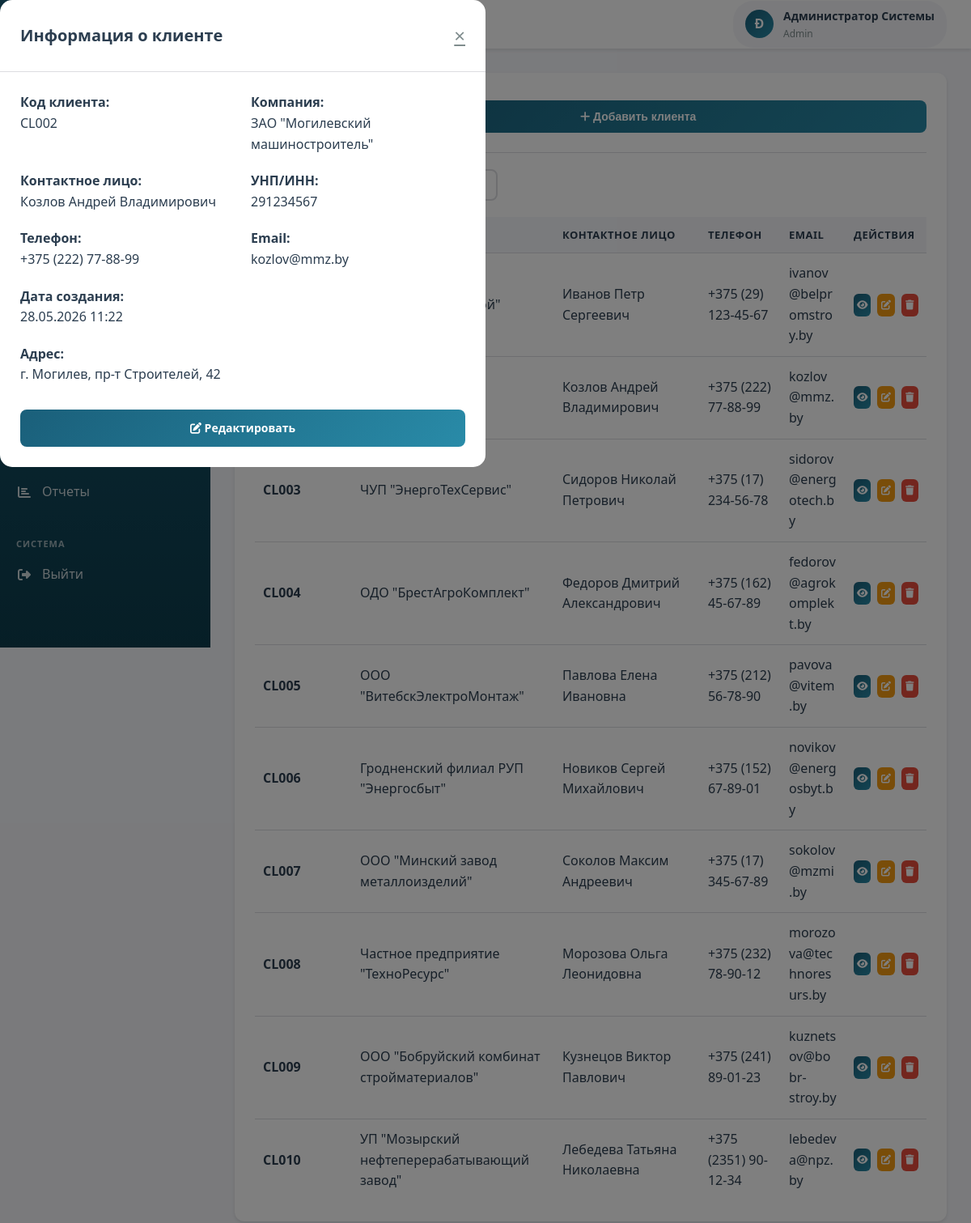
/modules/clients/index.php?view=2 (signed in), run on the app's committed database.
### tables this page shows
CREATE TABLE clients (
    id INT AUTO_INCREMENT PRIMARY KEY,
    client_code VARCHAR(50) NOT NULL UNIQUE,
    company_name VARCHAR(200),
    contact_person VARCHAR(100),
    inn VARCHAR(20),
    address TEXT,
    phone VARCHAR(20),
    email VARCHAR(100),
    website VARCHAR(200),
    payment_terms TEXT,
    created_at TIMESTAMP DEFAULT CURRENT_TIMESTAMP,
    updated_at TIMESTAMP DEFAULT CURRENT_TIMESTAMP ON UPDATE CURRENT_TIMESTAMP
);

### includes/config.php (called while the page is built, shortened)
<?php
function isLoggedIn() {
    return isset($_SESSION['user_id']) && isset($_SESSION['user_role']);
}
function hasRole($allowedRoles) {
    return in_array($_SESSION['user_role'], $allowedRoles);
}
?>

### modules/clients/index.php (the view, shortened to what this page needs)
<?php
require_once '../../includes/config.php';
$pdo = getDBConnection();
if (isset($_GET['view'])) {
    try {
        $clientId = (int)$_GET['view'];
        $stmt = $pdo->prepare("SELECT * FROM clients WHERE id = :id");
        $stmt->execute([':id' => $clientId]);
        $viewClient = $stmt->fetch();
    } catch (PDOException $e) {
        $error = 'Ошибка загрузки данных клиента';
        error_log($e->getMessage());
    }
}
try {
    $stmt = $pdo->query("SELECT * FROM clients ORDER BY created_at DESC");
    $clients = $stmt->fetchAll();
} catch (PDOException $e) {
    $error = 'Ошибка загрузки данных';
    $clients = [];
}
$userFullName = $_SESSION['full_name'];
$initials = strtoupper(substr($userFullName, 0, 1));
?>
<!DOCTYPE html>
<html lang="ru">
<head>
    <link rel="stylesheet" href="../../assets/css/style.css">
    <link rel="stylesheet" href="https://cdnjs.cloudflare.com/ajax/libs/font-awesome/6.4.0/css/all.min.css">
</head>
<body>
    <div class="dashboard-container">
        <aside class="sidebar">
            <div class="sidebar-header">
                <div class="sidebar-logo">
                    <div class="logo-icon">
                    </div>
                    <div class="logo-text">
                        <h2>Полесьеэлектромаш</h2>
                        <p>Корпоративная система</p>
                    </div>
                </div>
            </div>
            <?php
            include '../../includes/sidebar.php';
            ?>
        </aside>
        <div class="main-content">
            <header class="header">
                <div class="header-left">
                    <div class="header-title">
                        <h1>Управление клиентами</h1>
                    </div>
                </div>
                <div class="header-right">
                    <div class="user-info">
                        <div class="user-avatar">
                            <?php echo $initials; ?>
                        </div>
                        <div class="user-details">
                            <span class="user-name"><?php echo htmlspecialchars($userFullName); ?></span>
                            <span class="user-role"><?php echo ucfirst($userRole); ?></span>
                        </div>
                    </div>
                </div>
            </header>
            <div class="content-area">
                <div class="card">
                    <div class="card-header">
                        <h2 class="card-title">База клиентов</h2>
                        <?php if (hasRole(['admin', 'manager'])): ?>
                            <button class="btn btn-primary" onclick="openModal('addClientModal')">
                                <i class="fas fa-plus"></i> Добавить клиента
                            </button>
                        <?php endif; ?>
                    </div>
                    <div style="margin-bottom: 20px;">
                    </div>
                    <div class="table-responsive">
                        <table class="data-table" id="clientsTable">
                            <thead>
                                <tr>
                                    <th>Код</th>
                                    <th>Компания</th>
                                    <th>Контактное лицо</th>
                                    <th>Телефон</th>
                                    <th>Email</th>
                                    <th>Действия</th>
                                </tr>
                            </thead>
                            <tbody>
                                <?php if (empty($clients)): ?>
                                    <tr>
                                        <td colspan="6" class="text-center">Клиентов не найдено</td>
                                    </tr>
                                <?php else: ?>
                                    <?php foreach ($clients as $client): ?>
                                        <tr>
                                            <td><strong><?php echo htmlspecialchars($client['client_code']); ?></strong></td>
                                            <td><?php echo htmlspecialchars($client['company_name'] ?? 'Не указано'); ?></td>
                                            <td><?php echo htmlspecialchars($client['contact_person'] ?? 'Не указано'); ?></td>
                                            <td><?php echo htmlspecialchars($client['phone'] ?? 'Не указано'); ?></td>
                                            <td><?php echo htmlspecialchars($client['email'] ?? 'Не указано'); ?></td>
                                            <td>
                                                <div class="action-buttons">
                                                    <a href="?view=<?php echo $client['id']; ?>"
                                                       class="btn btn-sm btn-icon btn-primary"
                                                       title="Просмотр">
                                                        <i class="fas fa-eye"></i>
                                                    </a>
                                                    <?php if (hasRole(['admin', 'manager'])): ?>
                                                        <a href="?edit=<?php echo $client['id']; ?>"
                                                           class="btn btn-sm btn-icon btn-secondary"
                                                           title="Редактировать">
                                                            <i class="fas fa-edit"></i>
                                                        </a>
                                                        <a href="?delete=<?php echo $client['id']; ?>"
                                                           class="btn btn-sm btn-icon btn-danger"
                                                           onclick="return confirm('Вы уверены, что хотите удалить клиента?')"
                                                           title="Удалить">
                                                            <i class="fas fa-trash"></i>
                                                        </a>
                                                    <?php endif; ?>
                                                </div>
                                            </td>
                                        </tr>
                                    <?php endforeach; ?>
                                <?php endif; ?>
                            </tbody>
                        </table>
                    </div>
                </div>
            </div>
        </div>
    </div>
    <?php if (isset($viewClient) && $viewClient): ?>
    <div id="viewClientModal" class="modal" style="display: block;">
        <div class="modal-content">
            <div class="modal-header">
                <h2>Информация о клиенте</h2>
                <a href="index.php" class="modal-close">&times;</a>
            </div>
            <div class="modal-body">
                <div style="display: grid; grid-template-columns: 1fr 1fr; gap: 20px;">
                    <div>
                        <p><strong>Код клиента:</strong></p>
                        <p><?php echo htmlspecialchars($viewClient['client_code']); ?></p>
                    </div>
                    <div>
                        <p><strong>Компания:</strong></p>
                        <p><?php echo htmlspecialchars($viewClient['company_name'] ?? 'Не указано'); ?></p>
                    </div>
                    <div>
                        <p><strong>Контактное лицо:</strong></p>
                        <p><?php echo htmlspecialchars($viewClient['contact_person'] ?? 'Не указано'); ?></p>
                    </div>
                    <div>
                        <p><strong>УНП/ИНН:</strong></p>
                        <p><?php echo htmlspecialchars($viewClient['inn'] ?? 'Не указано'); ?></p>
                    </div>
                    <div>
                        <p><strong>Телефон:</strong></p>
                        <p><?php echo htmlspecialchars($viewClient['phone'] ?? 'Не указано'); ?></p>
                    </div>
                    <div>
                        <p><strong>Email:</strong></p>
                        <p><?php echo htmlspecialchars($viewClient['email'] ?? 'Не указано'); ?></p>
                    </div>
                    <div>
                        <p><strong>Дата создания:</strong></p>
                        <p><?php echo date('d.m.Y H:i', strtotime($viewClient['created_at'])); ?></p>
                    </div>
                </div>
                <div style="margin-top: 20px;">
                    <p><strong>Адрес:</strong></p>
                    <p><?php echo htmlspecialchars($viewClient['address'] ?? 'Не указано'); ?></p>
                </div>
                <?php if (hasRole(['admin', 'manager'])): ?>
                <div style="margin-top: 30px; text-align: right;">
                    <a href="?edit=<?php echo $viewClient['id']; ?>" class="btn btn-primary">
                        <i class="fas fa-edit"></i> Редактировать
                    </a>
                </div>
                <?php endif; ?>
            </div>
        </div>
    </div>
    <?php endif; ?>
</body>
</html>

### data on the page
clients: contact_person "Иванов Петр Сергеевич", phone "+375 (29) 123-45-67", email "ivanov@belpromstroy.by"
clients: contact_person "Козлов Андрей Владимирович", phone "+375 (222) 77-88-99", email "kozlov@mmz.by", client_code "CL002", company_name "ЗАО \"Могилевский машиностроитель\"", inn "291234567", created_at "28.05.2026 11:22", address "г. Могилев, пр-т Строителей, 42"
clients: client_code "CL003", company_name "ЧУП \"ЭнергоТехСервис\"", contact_person "Сидоров Николай Петрович", phone "+375 (17) 234-56-78", email "sidorov@energotech.by"
clients: client_code "CL004", company_name "ОДО \"БрестАгроКомплект\"", contact_person "Федоров Дмитрий Александрович", phone "+375 (162) 45-67-89", email "fedorov@agrokomplekt.by"
clients: client_code "CL005", company_name "ООО \"ВитебскЭлектроМонтаж\"", contact_person "Павлова Елена Ивановна", phone "+375 (212) 56-78-90", email "pavova@vitem.by"
clients: client_code "CL006", company_name "Гродненский филиал РУП \"Энергосбыт\"", contact_person "Новиков Сергей Михайлович", phone "+375 (152) 67-89-01", email "novikov@energosbyt.by"
clients: client_code "CL007", company_name "ООО \"Минский завод металлоизделий\"", contact_person "Соколов Максим Андреевич", phone "+375 (17) 345-67-89", email "sokolov@mzmi.by"
clients: client_code "CL008", company_name "Частное предприятие \"ТехноРесурс\"", contact_person "Морозова Ольга Леонидовна", phone "+375 (232) 78-90-12", email "morozova@technoresurs.by"
clients: client_code "CL009", company_name "ООО \"Бобруйский комбинат стройматериалов\"", contact_person "Кузнецов Виктор Павлович", phone "+375 (241) 89-01-23", email "kuznetsov@bobr-stroy.by"
clients: client_code "CL010", company_name "УП \"Мозырский нефтеперерабатывающий завод\"", contact_person "Лебедева Татьяна Николаевна", phone "+375 (2351) 90-12-34", email "lebedeva@npz.by"

### other printed values
$item['text'] "Отчеты"
$initials "Ð"
$userFullName "Администратор Системы"
$userRole "Admin"
